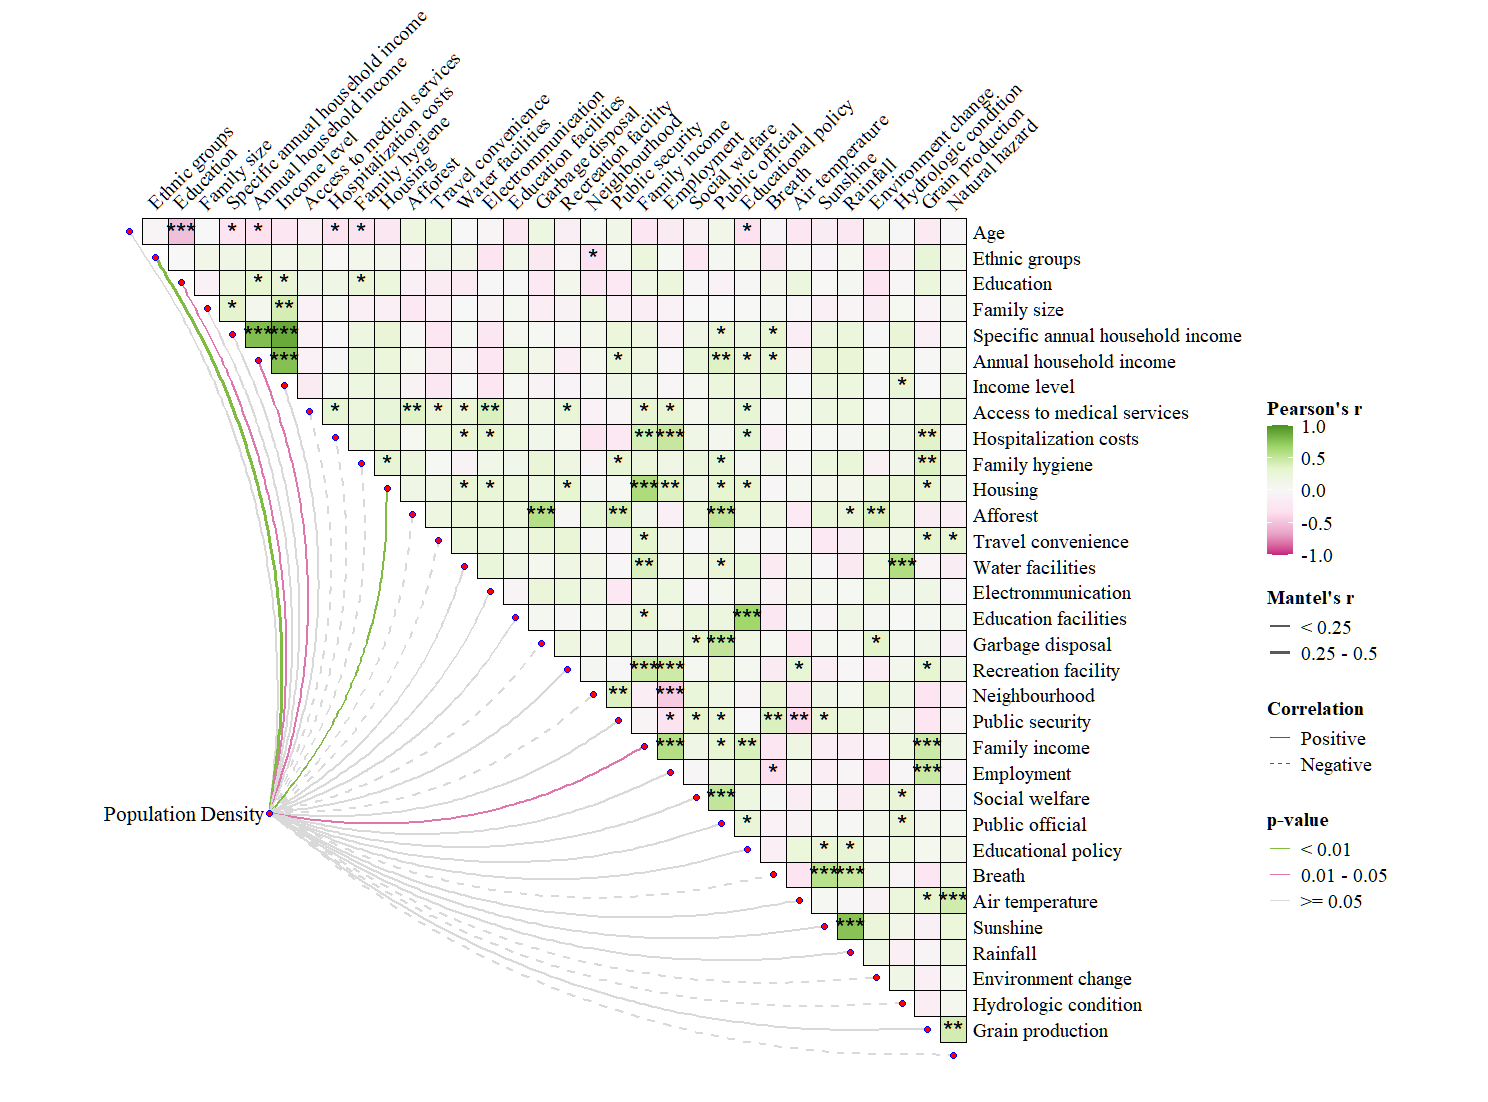

Source code (R):
# Part 1. Clear environment and load packages
rm(list = ls())

library(readxl)
library(vegan)
library(dplyr)
library(ggcor)
library(ggplot2)
library(openxlsx)
library(tibble)
library(RColorBrewer)

# Part 2. Set working directory and read data
setwd("C:\\Users\\yu\\Desktop")

env1_raw   <- read_excel("env_5y.xlsx")
waibu1_raw <- read_excel("otu.xlsx")

env1 <- env1_raw %>%
  column_to_rownames(var = colnames(env1_raw)[1])

waibu1 <- waibu1_raw %>%
  column_to_rownames(var = colnames(waibu1_raw)[1])

# Part 3. Align samples between matrices
common_samples <- intersect(rownames(env1), rownames(waibu1))

env1   <- env1[common_samples, ]
waibu1 <- waibu1[common_samples, ]

# Part 4. Mantel test
shiyan1_mantel <- mantel_test(
  waibu1,
  env1,
  mantel.fun       = "mantel",
  spec.dist.method = "bray",
  env.dist.method  = "euclidean",
  spec.select      = list(
    "Population Density" = 1
  )
)

# Part 5. Post-process Mantel results for plotting
shiyan1_mantel <- shiyan1_mantel %>%
  mutate(
    df_r = cut(
      r,
      breaks = c(-Inf, 0.25, 0.5, Inf),
      labels = c("< 0.25", "0.25 - 0.5", ">= 0.5")
    ),
    df_p = cut(
      p.value,
      breaks = c(-Inf, 0.01, 0.05, Inf),
      labels = c("< 0.01", "0.01 - 0.05", ">= 0.05")
    ),
    linetype = factor(
      ifelse(r >= 0, "positive", "negative"),
      levels = c("positive", "negative")
    )
  )

# Part 6. Correlation heatmap + Mantel links
p1 <- quickcor(
  env1,
  type      = "upper",
  method    = "pearson",
  show.diag = FALSE,
  cor.test  = TRUE,
  fill      = "r"
) +
  geom_tile(aes(fill = r), color = "black", size = 0.3) +
  scale_fill_distiller(
    palette  = "PiYG",
    direction = 1,
    limits   = c(-1, 1),
    na.value = "grey90"
  ) +
  geom_mark(
    r          = NA,
    sig.thres  = 0.05,
    size       = 6,
    color      = "black"
  ) +
  theme(
    axis.text.x = element_text(
      size   = 13,
      angle  = 90,
      vjust  = 0.5,
      hjust  = 1,
      family = "serif"
    ),
    axis.text.y = element_text(
      size   = 13,
      family = "serif"
    ),
    legend.title = element_text(
      size   = 13,
      family = "serif",
      face   = "bold"
    ),
    legend.text = element_text(
      size   = 13,
      family = "serif"
    )
  ) +
  anno_link(
    shiyan1_mantel,
    aes(
      color    = df_p,
      size     = df_r,
      linetype = linetype
    ),
    label.size    = 5,
    label.family  = "serif",
    label.fontface = 1,
    curvature     = 0.2,
    nudge_x       = 0.2
  ) +
  scale_size_manual(values = c(0.8, 1, 1.3)) +
  scale_color_manual(values = c(
    "#7FBC41",
    "#DE77AE",
    "#D9D9D9"
  )) +
  scale_linetype_manual(
    values = c("positive" = "solid", "negative" = "dashed"),
    labels = c("positive" = "Positive", "negative" = "Negative")
  ) +
  guides(
    fill     = guide_colorbar(title = "Pearson's r",  order = 1),
    size     = guide_legend(title = "Mantel's r",     order = 2),
    linetype = guide_legend(title = "Correlation",    order = 3),
    color    = guide_legend(title = "p-value",        order = 4)
  )

print(p1)
